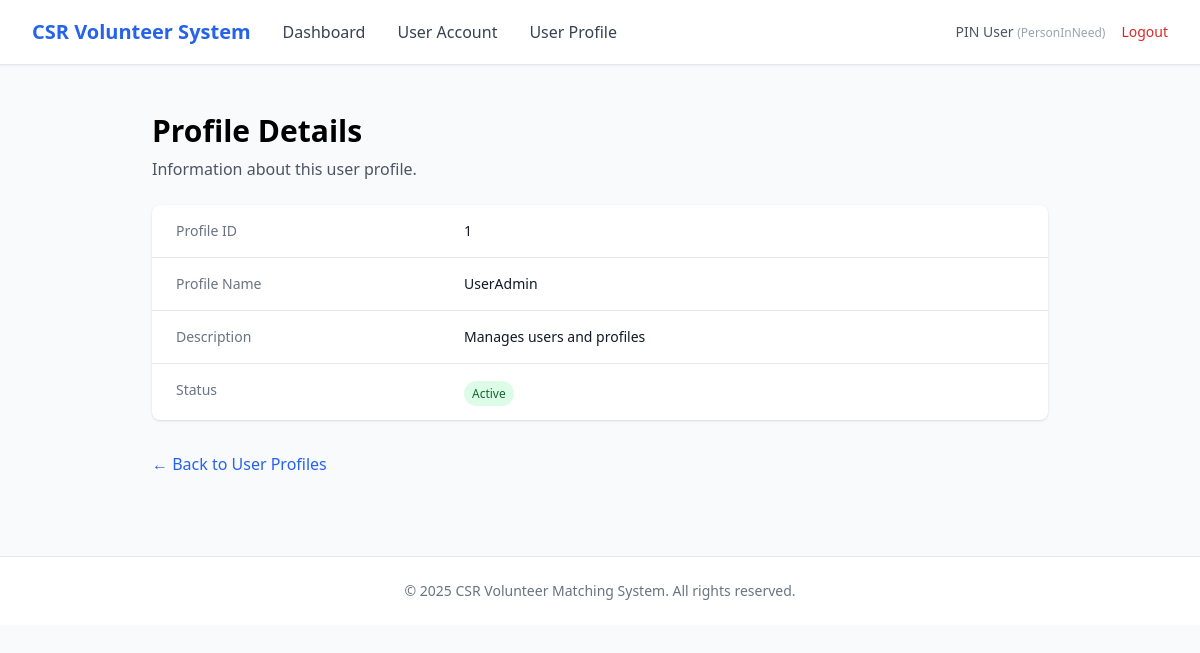
Page /admin/profiles/1 (signed in) on the committed database.
### app/entity/user_account.py (models this page shows, shortened)
class UserAccount(UserMixin, db.Model):
    __tablename__ = "user_accounts"
    userID = db.Column(db.Integer, primary_key=True, autoincrement=True)  # explicit auto increment
    name = db.Column(db.String(100), nullable=False)
    email = db.Column(db.String(120), nullable=False, unique=True, index=True)
    _password = db.Column("password", db.String(255), nullable=False)
    age = db.Column(db.Integer)
    phoneNumber = db.Column(db.String(20))
    isActive = db.Column(db.Boolean, default=True)
    profileID = db.Column(db.Integer, db.ForeignKey("user_profiles.profileID"), nullable=False)
    profile = db.relationship("UserProfile", back_populates="users", lazy=True)
    @property
    def password(self):
        raise AttributeError("Password is write-only.")
    @password.setter
    def password(self, raw):
        self._password = generate_password_hash(raw)

### app/entity/user_profile.py (models this page shows)
class UserProfile(db.Model):
    __tablename__ = "user_profiles"
    profileID   = db.Column(db.Integer, primary_key=True, autoincrement=True)  # explicit auto increment
    profileName = db.Column(db.String(50), nullable=False, unique=True)
    description = db.Column(db.String(255))
    isActive    = db.Column(db.Boolean, default=True)
    users = db.relationship("UserAccount", back_populates="profile", lazy=True)

### app/boundary/routes.py (the view)
@boundary_bp.route("/admin/profiles/<int:profile_id>")
@login_required
def admin_view_profile(profile_id):
    profile = UserAdminViewUserProfileController().viewUserProfile(profile_id)
    if not profile:
        flash("Profile not found.", "danger")
        return redirect(url_for("boundary.admin_profiles"))
    return render_template("admin/view_profile.html", profile=profile)

### app/control/useradmin_viewUserProfile_controller.py (called while the page is built)
    def viewUserProfile(self, profile_id:int):
        return UserProfile.query.get(profile_id)

### app/entity/user_account.py (called while the page is built)
@login_manager.user_loader
def load_user(user_id):
    return UserAccount.query.get(int(user_id))

### app/templates/admin/view_profile.html (shortened to what this page needs)
{% extends "base.html" %}
{% block nav_links %}
<a href="{{ url_for('boundary.admin_dashboard') }}" class="text-gray-700 hover:text-primary">Dashboard</a>
<a href="{{ url_for('boundary.admin_users') }}" class="text-gray-700 hover:text-primary">User Account</a>
<a href="{{ url_for('boundary.admin_profiles') }}" class="text-gray-700 hover:text-primary">User Profile</a>
{% endblock %}
{% block content %}
<div class="max-w-4xl mx-auto">
  <h1 class="text-3xl font-bold mt-4 mb-2">Profile Details</h1>
  <p class="text-gray-600 mb-6">Information about this user profile.</p>
  <div class="bg-white shadow rounded-lg divide-y">
    <dl class="sm:divide-y sm:divide-gray-200">
      <div class="px-6 py-4 grid grid-cols-3 gap-4">
        <dt class="text-sm font-medium text-gray-500">Profile ID</dt>
        <dd class="col-span-2 text-sm text-gray-900">{{ profile.profileID }}</dd>
      </div>
      <div class="px-6 py-4 grid grid-cols-3 gap-4">
        <dt class="text-sm font-medium text-gray-500">Profile Name</dt>
        <dd class="col-span-2 text-sm text-gray-900">{{ profile.profileName }}</dd>
      </div>
      <div class="px-6 py-4 grid grid-cols-3 gap-4">
        <dt class="text-sm font-medium text-gray-500">Description</dt>
        <dd class="col-span-2 text-sm text-gray-900">{{ profile.description }}</dd>
      </div>
      <div class="px-6 py-4 grid grid-cols-3 gap-4">
        <dt class="text-sm font-medium text-gray-500">Status</dt>
        <dd class="col-span-2">
          {% if profile.isActive %}
            <span class="px-2 py-1 text-xs font-medium rounded-full bg-green-100 text-green-800">Active</span>
          {% else %}
            <span class="px-2 py-1 text-xs font-medium rounded-full bg-red-100 text-red-800">Suspended</span>
          {% endif %}
        </dd>
      </div>
    </dl>
  </div>
  <div class="mt-8">
    <a href="{{ url_for('boundary.admin_profiles') }}" class="text-primary hover:text-blue-700">
      &larr; Back to User Profiles
    </a>
  </div>
</div>
{% endblock %}

### app/templates/base.html (shortened to what this page needs)
<!DOCTYPE html>
<html lang="en">
<head>
    <script src="https://cdn.tailwindcss.com"></script>
</head>
<body class="bg-gray-50 min-h-screen">
    {% if current_user.is_authenticated %}
    <nav class="bg-white shadow-sm border-b border-gray-200">
        <div class="max-w-7xl mx-auto px-4 sm:px-6 lg:px-8">
            <div class="flex justify-between items-center h-16">
                <div class="flex items-center gap-8">
                    <a href="{{ url_for('boundary.login') }}" class="text-xl font-bold text-primary">
                        CSR Volunteer System
                    </a>
                    {% block nav_links %}{% endblock %}
                </div>
                <div class="flex items-center gap-4">
                    <span class="text-sm text-gray-600">
                        {{ current_user.name }}
                        <span class="text-xs text-gray-400">({{ current_user.profile.profileName }})</span>
                    </span>
                    <a href="{{ url_for('boundary.logout') }}" class="text-sm text-red-600 hover:text-red-700">
                        Logout
                    </a>
                </div>
            </div>
        </div>
    </nav>
    {% endif %}
    <main class="max-w-7xl mx-auto px-4 sm:px-6 lg:px-8 py-8">
        {% block content %}{% endblock %}
    </main>
    <footer class="bg-white border-t border-gray-200 mt-12">
        <div class="max-w-7xl mx-auto px-4 sm:px-6 lg:px-8 py-6">
            <p class="text-center text-sm text-gray-500">
                &copy; 2025 CSR Volunteer Matching System. All rights reserved.
            </p>
        </div>
    </footer>
</body>
</html>

### rows in the picture
UserAccount: name "PIN User"
UserProfile: profile.profileName "PersonInNeed"
UserProfile: profileID "1", profileName "UserAdmin", description "Manages users and profiles"
